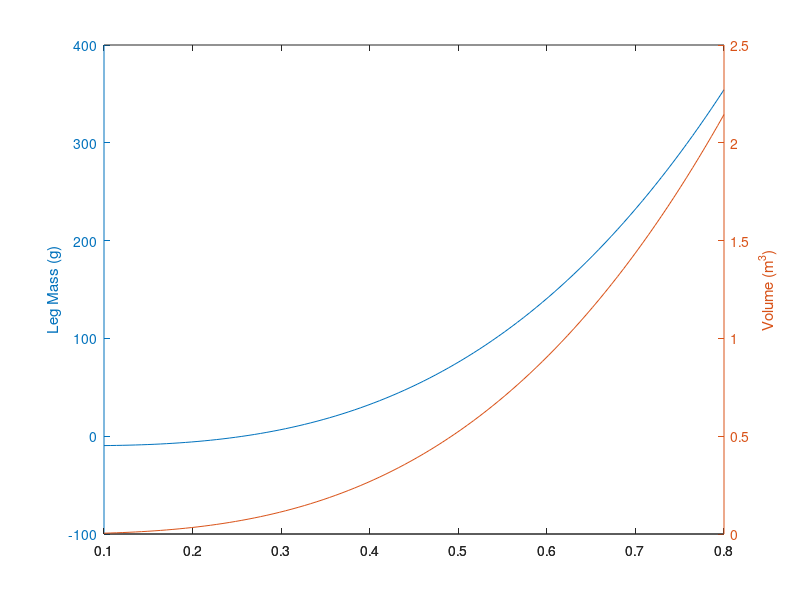

MATLAB code to generate this figure:
clear all
close all


AIR_DENSITY = 1.225;        %kg/m^3
HELIUM_DENSITY = 0.179;     %kg/m^3
num_legs = 6;               %unitless
radius = 0.5;               %m
skirt_height = radius / 2;  %m
servo_mass = 0.009;         %kg

% This is the linear density of paper mache, assuming 50-50 split between
% paper and glue, and an area of 0.005m by 0.025m
skirt_lin_density = 0.0916; %kg/m
g = -9.8;                   %m/s^2

figure
radii = linspace(0.1, 0.8, 100);
res = zeros(size(radii));
volumes = zeros(size(radii));
for index = 1:length(radii)
    radius = radii(index);
    skirt_height = radius / 2;
    volume = radius^3 * 4 * pi / 3;
    f_bouy = volume * AIR_DENSITY * -g;
    f_lift = f_bouy - (volume * HELIUM_DENSITY * -g);
    max_mass = f_lift / -g;
    skirt_radius = sqrt(radius^2 - (radius - skirt_height)^2);
    skirt_mass = skirt_radius * skirt_lin_density;
    servos_mass = servo_mass * num_legs;
    available_mass = max_mass - skirt_mass - servos_mass;
    mass_per_leg = available_mass / num_legs;
    res(index) = mass_per_leg * 1000;
    volumes(index) = volume;
end
[hAx, leg_info, volume_info] = plotyy(radii, res, radii, volumes);
ylabel(hAx(1), 'Leg Mass (g)');
ylabel(hAx(2), 'Volume (m^3)');